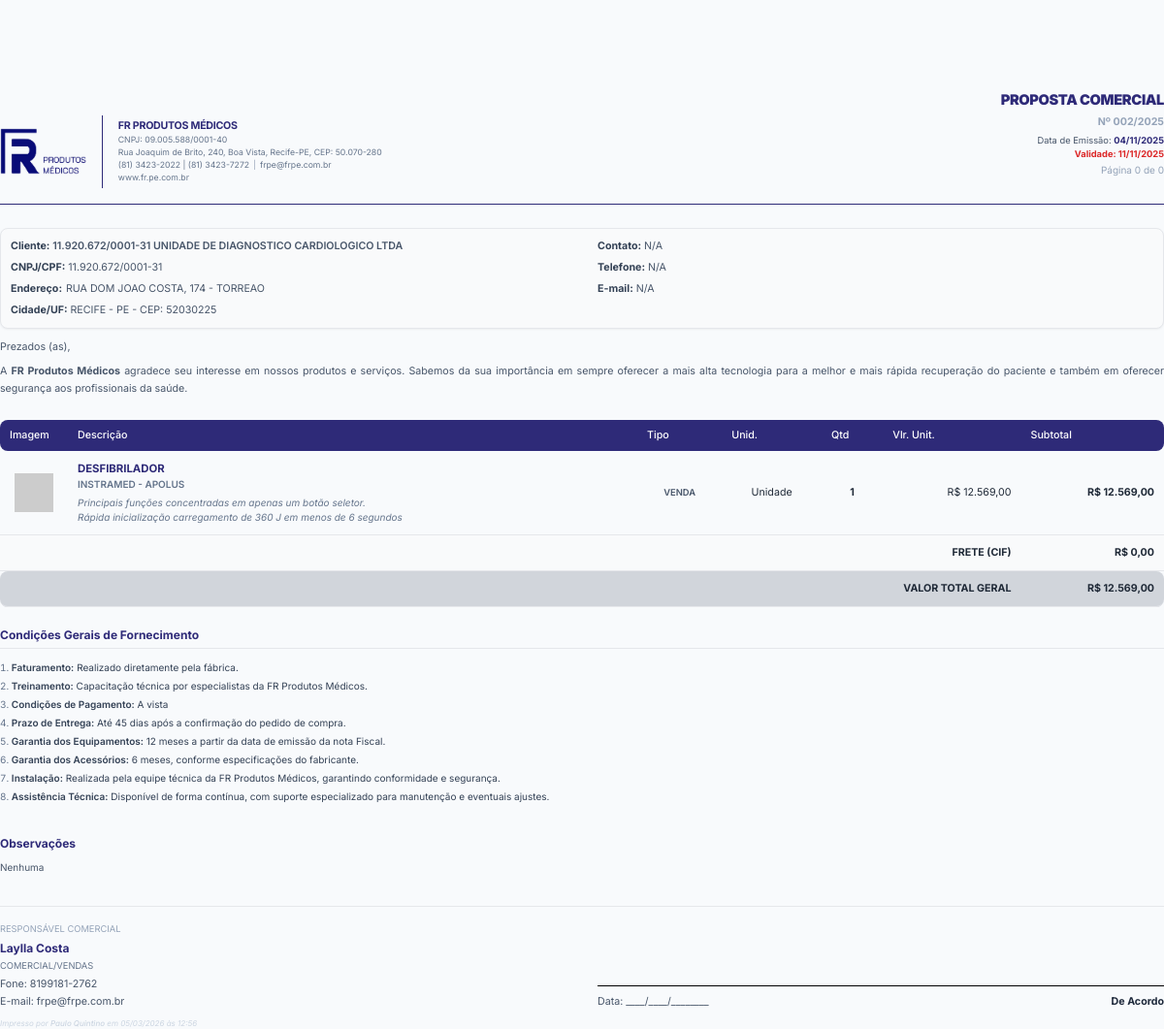
The app's page /crm/imprimir_proposta.php?id=62 (signed in) with its own data.
### tables this page shows
CREATE TABLE `propostas` (
  `id` int(11) NOT NULL,
  `numero_proposta` varchar(20) DEFAULT NULL,
  `oportunidade_id` int(11) DEFAULT NULL,
  `cliente_pf_id` int(11) DEFAULT NULL,
  `organizacao_id` int(11) DEFAULT NULL,
  `contato_id` int(11) DEFAULT NULL,
  `usuario_id` int(11) DEFAULT NULL,
  `valor_total` decimal(20,2) NOT NULL DEFAULT 0.00,
  `status` varchar(50) NOT NULL DEFAULT 'Rascunho',
  `frete_tipo` enum('CIF','FOB') DEFAULT 'CIF',
  `frete_valor` decimal(10,2) DEFAULT 0.00,
  `motivo_status` text DEFAULT NULL,
  `data_validade` date DEFAULT NULL,
  `faturamento` text DEFAULT NULL,
  `treinamento` text DEFAULT NULL,
  `condicoes_pagamento` text DEFAULT NULL,
  `prazo_entrega` text DEFAULT NULL,
  `garantia_equipamentos` text DEFAULT NULL,
  `garantia_acessorios` text DEFAULT NULL,
  `instalacao` text DEFAULT NULL,
  `assistencia_tecnica` text DEFAULT NULL,
  `observacoes` text DEFAULT NULL,
  `assinatura_url` varchar(512) DEFAULT NULL,
  `data_criacao` timestamp NOT NULL DEFAULT current_timestamp(),
  `atualizado_por_id` int(11) DEFAULT NULL
);

CREATE TABLE `organizacoes` (
  `id` int(11) NOT NULL,
  `nome_fantasia` varchar(255) NOT NULL,
  `razao_social` varchar(255) DEFAULT NULL,
  `cnpj` varchar(20) DEFAULT NULL,
  `cep` varchar(10) DEFAULT NULL,
  `logradouro` varchar(255) DEFAULT NULL,
  `numero` varchar(20) DEFAULT NULL,
  `complemento` varchar(100) DEFAULT NULL,
  `bairro` varchar(100) DEFAULT NULL,
  `cidade` varchar(100) DEFAULT NULL,
  `estado` varchar(2) DEFAULT NULL,
  `data_criacao` timestamp NOT NULL DEFAULT current_timestamp()
);

CREATE TABLE `proposta_itens` (
  `id` int(11) NOT NULL,
  `proposta_id` int(11) NOT NULL,
  `produto_id` int(11) DEFAULT NULL,
  `descricao` varchar(255) NOT NULL COMMENT 'Descrição personalizada no momento da proposta',
  `descricao_detalhada` text DEFAULT NULL,
  `fabricante` varchar(255) DEFAULT NULL,
  `modelo` varchar(255) DEFAULT NULL,
  `imagem_url` varchar(512) DEFAULT NULL,
  `quantidade` int(11) NOT NULL,
  `valor_unitario` decimal(20,2) NOT NULL COMMENT 'Valor personalizado no momento da proposta',
  `status` enum('VENDA','LOCAÇÃO') DEFAULT 'VENDA',
  `unidade_medida` varchar(50) DEFAULT NULL,
  `parametros` longtext DEFAULT NULL COMMENT 'Armazena os parâmetros do produto no momento da criação da proposta' CHECK (json_valid(`parametros`)),
  `meses_locacao` int(11) DEFAULT 1,
  `meses` int(11) DEFAULT 1,
  `desconto_percent` decimal(5,2) NOT NULL DEFAULT 0.00
);

CREATE TABLE `usuarios` (
  `id` int(11) NOT NULL,
  `nome` varchar(255) NOT NULL,
  `email` varchar(255) NOT NULL,
  `telefone` varchar(255) DEFAULT NULL,
  `senha` varchar(255) NOT NULL,
  `role` enum('Gestor','Comercial','Vendedor','Especialista','Analista','Representante','Marketing') NOT NULL,
  `cargo` varchar(255) DEFAULT NULL,
  `status` enum('Ativo','Inativo') NOT NULL DEFAULT 'Ativo',
  `data_criacao` timestamp NOT NULL DEFAULT current_timestamp()
);

### crm/imprimir_proposta.php (the view, shortened to what the rows shown need)
<?php
$proposal_id = (int) $_GET['id'];
$proposal = null;
try {
    $database = new Database();
    $pdo = $database->getConnection();
    $current_user_name = 'Usuário Desconhecido';
    try {
        $stmt_user = $pdo->prepare("SELECT nome FROM usuarios WHERE id = ?");
        $stmt_user->execute([$_SESSION['user_id']]);
        $current_user_name = $stmt_user->fetchColumn();
    } catch (Exception $e) {
    }
    $proposal_stmt = $pdo->prepare("
        SELECT p.*,
               o.nome_fantasia as organizacao_nome, o.razao_social, o.cnpj, o.logradouro, o.numero as org_numero, o.complemento as org_complemento, o.bairro as org_bairro, o.cidade as org_cidade, o.estado as org_estado, o.cep as org_cep,
               pf.nome as cliente_pf_nome, pf.cpf,
               ct.nome as contato_nome, ct.email as contato_email, ct.telefone as contato_telefone,
               u.nome as vendedor_nome, u.role as vendedor_role, u.cargo as vendedor_cargo, u.email as vendedor_email, u.telefone as vendedor_telefone
        FROM propostas p
        LEFT JOIN organizacoes o ON p.organizacao_id = o.id
        LEFT JOIN clientes_pf pf ON p.cliente_pf_id = pf.id
        LEFT JOIN contatos ct ON p.contato_id = ct.id
        LEFT JOIN usuarios u ON p.usuario_id = u.id
        WHERE p.id = ?");
    $proposal_stmt->execute([$proposal_id]);
    $proposal = $proposal_stmt->fetch(PDO::FETCH_ASSOC);
    if ($proposal) {
        $items_stmt = $pdo->prepare("SELECT * FROM proposta_itens WHERE proposta_id = ?");
        $items_stmt->execute([$proposal_id]);
        $items = $items_stmt->fetchAll(PDO::FETCH_ASSOC);
        $proposal['items'] = $items;
    }
} catch (Exception $e) {
    die('Erro ao conectar-se à base de dados: ' . $e->getMessage());
}
function format_currency($value)
{
    return 'R$ ' . number_format($value, 2, ',', '.');
}
function format_date($value, $format = 'd/m/Y')
{
    try {
        $date = new DateTime($value, new DateTimeZone('America/Recife'));
        return $date->format($format);
    } catch (Exception $e) {
        return 'Data Inválida';
    }
}
?>
<!DOCTYPE html>
<html lang="pt-BR">
<head>
    <script src="https://cdn.tailwindcss.com"></script>
</head>
<body>
    <div id="content">
        <header class="running-header border-b border-[#2e2a78] pb-4">
            <div class="text-right mb-2">
                <h1 class="text-[11pt] font-black text-[#2e2a78] uppercase leading-none tracking-tight">PROPOSTA
                    COMERCIAL</h1>
            </div>
            <div class="flex justify-between items-start">
                <div class="text-right flex flex-col pt-0.5">
                    <p class="text-[8pt] font-bold text-[#94a3b8] mb-1 leading-none">Nº
                        <?php echo htmlspecialchars($proposal['numero_proposta']); ?>
                    </p>
                    <div class="text-[7pt] text-slate-600 leading-tight mt-1">
                        <p class="mb-0.5">Data de Emissão: <span
                                class="font-bold text-[#2e2a78]"><?php echo format_date($proposal['data_criacao']); ?></span>
                        </p>
                        <p class="mb-0.5 font-bold text-red-600">Validade:
                            <?php echo format_date($proposal['data_validade']); ?>
                        </p>
                        <p class="text-[#94a3b8] page-counter font-normal text-[7.5pt] mt-1"></p>
                    </div>
                </div>
            </div>
        </header>
        <div class="client-box grid grid-cols-2 gap-8 break-inside-avoid shadow-sm">
            <div class="space-y-1.5">
                <p><span class="font-bold text-slate-700">Cliente:</span> <span
                        class="uppercase font-semibold text-slate-600"><?php echo htmlspecialchars($proposal['cnpj'] ?: $proposal['cpf']); ?>
                        <?php echo htmlspecialchars($proposal['organizacao_nome'] ?: $proposal['cliente_pf_nome']); ?></span>
                </p>
                <p><span class="font-bold text-slate-700">CNPJ/CPF:</span> <span
                        class="text-slate-600"><?php echo htmlspecialchars($proposal['cnpj'] ?: $proposal['cpf']); ?></span>
                </p>
                <p class="flex items-start gap-1">
                    <span class="font-bold text-slate-700 whitespace-nowrap">Endereço:</span>
                    <span
                        class="text-slate-600"><?php echo htmlspecialchars($proposal['logradouro'] . ', ' . $proposal['org_numero'] . ($proposal['org_complemento'] ? ' (' . $proposal['org_complemento'] . ')' : '')); ?>
                        - <?php echo htmlspecialchars($proposal['org_bairro']); ?></span>
                </p>
                <p><span class="font-bold text-slate-700">Cidade/UF:</span> <span
                        class="uppercase text-slate-600"><?php echo htmlspecialchars($proposal['org_cidade'] . ' - ' . $proposal['org_estado']); ?>
                        - CEP: <?php echo htmlspecialchars($proposal['org_cep']); ?></span></p>
            </div>
        </div>
        <table class="ref-table">
            <thead>
                <tr>
                    <th width="70">Imagem</th>
                    <th>Descrição</th>
                    <th class="text-center">Tipo</th>
                    <th class="text-center">Unid.</th>
                    <th class="text-center">Qtd</th>
                    <th class="text-right">Vlr. Unit.</th>
                    <th class="text-right">Subtotal</th>
                </tr>
            </thead>
            <tbody>
                <?php foreach ($proposal['items'] as $item):
                    $valor_unitario_base = (float) ($item['valor_unitario'] ?? 0);
                    $is_locacao = (strtoupper($item['status']) === 'LOCAÇÃO');
                    $meses_locacao = 1;
                    $quantidade = (int) ($item['quantidade'] ?? 1);
                    $unidade_medida = $is_locacao ? 'Mês' : ($item['unidade_medida'] ?: 'Unidade');
                    ?>
                    <tr class="break-inside-avoid">
                        <td class="text-center align-middle">
                            <img src="<?php echo htmlspecialchars($item['imagem_url'] ?: 'https://placehold.co/40x40/e2e8f0/64748b?text=IMG'); ?>"
                                class="w-10 h-10 object-contain mx-auto"
                                onerror="this.onerror=null;this.src='https://placehold.co/40x40/e2e8f0/64748b?text=IMG'">
                        </td>
                        <td>
                            <div class="font-bold text-[#2e2a78] uppercase text-[8.5pt]">
                                <?php echo htmlspecialchars($item['descricao']); ?>
                            </div>
                            <div class="text-[7.5pt] uppercase text-slate-500 font-semibold">
                                <?php echo htmlspecialchars($item['fabricante'] . ' - ' . $item['modelo']); ?>
                            </div>
                            <div class="text-[7.5pt] text-slate-500 italic mt-1">
                                <?php echo nl2br(htmlspecialchars($item['descricao_detalhada'])); ?>
                            </div>
                        </td>
                        <td class="text-center">
                            <div class="text-[7pt] font-semibold text-slate-600 uppercase">
                                <?php echo $is_locacao ? 'LOCAÇÃO' : 'VENDA'; ?>
                            </div>
                        </td>
                        <td class="text-center"><?php echo htmlspecialchars($unidade_medida); ?></td>
                        <td class="text-center font-bold text-slate-700"><?php echo htmlspecialchars($quantidade); ?></td>
                        <td class="text-right whitespace-nowrap text-slate-600">
                            <?php echo format_currency($valor_unitario_base); ?>
                        </td>
                        <td class="text-right font-bold text-slate-600 whitespace-nowrap">
                            <?php echo format_currency($valor_unitario_base * $quantidade * ($is_locacao ? $meses_locacao : 1)); ?>
                        </td>
                    </tr>
                <?php endforeach; ?>
                <?php
                $frete_tipo = $proposal['frete_tipo'] ?? 'CIF';
                $frete_valor = (float) ($proposal['frete_valor'] ?? 0);
                ?>
                <tr class="bg-gray-50 break-inside-avoid print:bg-gray-50"
                    style="-webkit-print-color-adjust: exact; print-color-adjust: exact;">
                    <td colspan="6" class="text-right py-2 px-4 text-[8.5pt] uppercase font-bold text-slate-600">
                        Frete (<?php echo htmlspecialchars($frete_tipo); ?>)
                    </td>
                    <td class="text-right py-2 px-4 text-[9pt] font-bold text-slate-700 whitespace-nowrap">
                        <?php echo format_currency($frete_valor); ?>
                    </td>
                </tr>
            </tbody>
        </table>
        <div class="mb-8 text-[7.5pt] text-slate-700 break-inside-avoid">
            <ol class="list-decimal list-inside space-y-1 marker:text-slate-500">
                <li><span class="font-semibold">Faturamento:</span>
                    <?php echo htmlspecialchars($proposal['faturamento'] ?: '-'); ?></li>
                <li><span class="font-semibold">Treinamento:</span>
                    <?php echo htmlspecialchars($proposal['treinamento'] ?: '-'); ?></li>
                <li><span class="font-semibold">Condições de Pagamento:</span>
                    <?php echo htmlspecialchars($proposal['condicoes_pagamento'] ?: '-'); ?></li>
                <li><span class="font-semibold">Prazo de Entrega:</span>
                    <?php echo htmlspecialchars($proposal['prazo_entrega'] ?: '-'); ?></li>
                <li><span class="font-semibold">Garantia dos Equipamentos:</span>
                    <?php echo htmlspecialchars($proposal['garantia_equipamentos'] ?: '-'); ?></li>
                <li><span class="font-semibold">Garantia dos Acessórios:</span>
                    <?php echo htmlspecialchars($proposal['garantia_acessorios'] ?: '-'); ?></li>
                <li><span class="font-semibold">Instalação:</span>
                    <?php echo htmlspecialchars($proposal['instalacao'] ?: '-'); ?></li>
                <li><span class="font-semibold">Assistência Técnica:</span>
                    <?php echo htmlspecialchars($proposal['assistencia_tecnica'] ?: '-'); ?></li>
            </ol>
        </div>
        <?php if (!empty($proposal['observacoes'])): ?>
            <div class="mb-8 text-[7.5pt] break-inside-avoid">
                <h3 class="font-bold text-[#2e2a78] text-[9pt] mb-2">Observações</h3>
                <p class="text-slate-600"><?php echo nl2br(htmlspecialchars($proposal['observacoes'])); ?></p>
            </div>
        <?php endif; ?>
        <div class="break-inside-avoid mt-8 pt-4 border-t border-gray-200">
            <div class="grid grid-cols-2 gap-8 text-[8pt]">
                <div>
                    <p class="text-[7pt] text-slate-400 uppercase mb-1">Responsável Comercial</p>
                    <p class="font-bold text-[#2e2a78] text-[9pt] mb-0.5">
                        <?php echo htmlspecialchars($proposal['vendedor_nome']); ?>
                    </p>
                    <p class="uppercase text-slate-500 text-[7pt] mb-1">
                        <?php echo htmlspecialchars($proposal['vendedor_cargo'] ?: $proposal['vendedor_role']); ?>
                    </p>
                    <p class="text-slate-600 mb-0.5">Fone:
                        <?php echo htmlspecialchars($proposal['vendedor_telefone']); ?>
                    </p>
                    <p class="text-slate-600">E-mail: <?php echo htmlspecialchars($proposal['vendedor_email']); ?></p>
                </div>
            </div>
            <?php if ($current_user_name && $current_user_name !== $proposal['vendedor_nome']): ?>
                <div class="mt-2 text-left">
                    <p class="text-[6pt] text-slate-300 italic">
                        Impresso por <span class="font-medium"><?php echo htmlspecialchars($current_user_name); ?></span> em
                        <?php echo date('d/m/Y \à\s H:i'); ?>
                    </p>
                </div>
            <?php endif; ?>
        </div>
    </div>
</body>
</html>

### records on screen
propostas: numero_proposta "002/2025", data_criacao "04/11/2025", data_validade "11/11/2025", organizacoes.cnpj "11.920.672/0001-31", organizacoes.nome_fantasia "UNIDADE DE DIAGNOSTICO CARDIOLOGICO LTDA", organizacoes.logradouro+numero+complemento "RUA DOM JOAO COSTA, 174", organizacoes.bairro "TORREAO", organizacoes.cidade+estado "RECIFE - PE", organizacoes.cep "52030225", frete_tipo "CIF", frete_valor "R$ 0,00", faturamento "Realizado diretamente pela fábrica.", treinamento "Capacitação técnica por especialistas da FR Produtos Médicos.", condicoes_pagamento "A vista", prazo_entrega "Até 45 dias após a confirmação do pedido de compra.", garantia_equipamentos "12 meses a partir da data de emissão da nota Fiscal.", garantia_acessorios "6 meses, conforme especificações do fabricante.", instalacao "Realizada pela equipe técnica da FR Produtos Médicos, garantindo conformidade e segurança.", assistencia_tecnica "Disponível de forma contínua, com suporte especializado para manutenção e eventuais ajustes.", observacoes "Nenhuma", usuario.nome "Laylla Costa", usuario.cargo "COMERCIAL/VENDAS", usuario.telefone "8199181-2762", usuario.email "frpe@frpe.com.br"
proposta_itens: descricao "DESFIBRILADOR", fabricante+modelo "INSTRAMED - APOLUS", descricao_detalhada "Principais funções concentradas em apenas um botão seletor. Rápida inicialização carregamento de 360 J em menos de 6 segundos", shows "VENDA", unidade_medida "Unidade", quantidade "1", valor_unitario "R$ 12.569,00", format_currency($valor_unitario_base * $quantidade * ($is_locacao ? $meses_locacao : 1)) "R$ 12.569,00"
usuarios: nome "Paulo Quintino"

### other values on screen
$company_info['name'] "FR PRODUTOS MÉDICOS"
$company_info['cnpj'] "09.005.588/0001-40"
$company_info['address'] "Rua Joaquim de Brito, 240, Boa Vista, Recife-PE, CEP: 50.070-280"
$company_info['phone'] "(81) 3423-2022 | (81) 3423-7272"
$company_info['email'] "frpe@frpe.com.br"
$company_info['site'] "www.fr.pe.com.br"
$proposal['contato_nome'] ?: 'N/A' "N/A"
$proposal['contato_telefone'] ?: 'N/A' "N/A"
$proposal['contato_email'] ?: 'N/A' "N/A"
format_currency($total_geral) "R$ 12.569,00"
